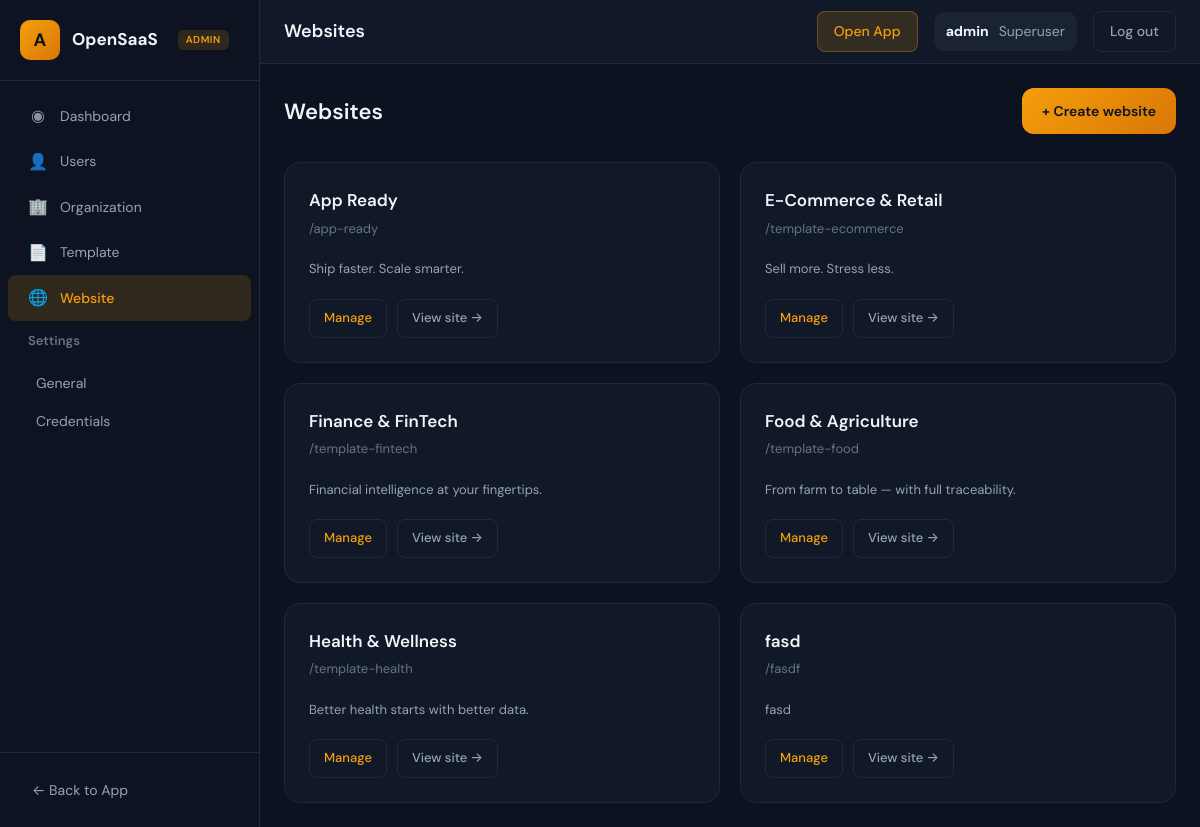
The app's page /admin_app/websites/ (signed in) with its own data.
### admin_app/models.py (models this page shows, shortened)
class Website(models.Model):
    NICHE_CHOICES = [(k, v["label"]) for k, v in NICHE_PRESETS.items()]
    name       = models.CharField(max_length=255)
    slug       = models.SlugField(max_length=80, unique=True,
                                  help_text='URL-friendly identifier')
    is_default = models.BooleanField(
        default=False,
        help_text='When enabled, this is the main website shown to visitors'
    )
    tagline    = models.CharField(max_length=255, blank=True)
    niche = models.CharField(
        max_length=40,
        choices=NICHE_CHOICES,
        default='common_saas',
        help_text='Niche preset used to auto-populate sections and theme. Common SaaS is app-ready.',
    )
    theme_overrides = models.JSONField(
        default=dict, blank=True,
        help_text='JSON dict that overrides individual theme CSS variables.',
    )
    created_at = models.DateTimeField(auto_now_add=True)
    updated_at = models.DateTimeField(auto_now=True)
    class Meta:
        ordering = ['-is_default', 'name']
    @property
    def preset(self):
        """Return the full NICHE_PRESETS dict entry for this website."""
        return NICHE_PRESETS.get(self.niche, NICHE_PRESETS['custom'])

### admin_app/views.py (the view)
# urls.py: path('websites/', views.AdminWebsiteListView.as_view(), name='admin_website_list'),
class AdminWebsiteListView(SuperuserRequiredMixin, LoginRequiredMixin, TemplateView):
    template_name = 'admin/website_list.html'
    def get(self, request, *args, **kwargs):
        websites = Website.objects.all().order_by('-is_default', 'name')
        return render(request, self.template_name, {'websites': websites})

### admin_app/views.py (called while the page is built)
    def test_func(self):
        return self.request.user.is_authenticated and self.request.user.is_superuser

### templates/admin/website_list.html (shortened to what this page needs)
{% extends "admin_app/base.html" %}
{% load static %}
{% block navbar_title %}Websites{% endblock %}
{% block content %}
<div class="admin-page-header" style="display: flex; flex-wrap: wrap; align-items: center; justify-content: space-between; gap: 16px; margin-bottom: 28px;">
    <h1 style="font-size: 22px; font-weight: 600; color: var(--admin-text);">Websites</h1>
    <a href="{% url 'admin_website_create' %}" style="
        display: inline-flex; align-items: center; gap: 8px; padding: 12px 20px; font-size: 14px; font-weight: 600; font-family: inherit;
        color: #0c1220; background: linear-gradient(135deg, var(--admin-accent), #d97706); border: none; border-radius: 12px; text-decoration: none;
    ">+ Create website</a>
</div>
<div class="website-cards" style="display: grid; grid-template-columns: repeat(auto-fill, minmax(300px, 1fr)); gap: 20px;">
    {% for site in websites %}
    <div style="
        background: var(--admin-surface); border: 1px solid var(--admin-border); border-radius: 16px; overflow: hidden;
        transition: border-color 0.2s, box-shadow 0.2s;
    " class="website-card">
        <div style="padding: 24px;">
            <div style="display: flex; align-items: flex-start; justify-content: space-between; gap: 12px;">
                <div style="min-width: 0;">
                    <h3 style="font-size: 17px; font-weight: 600; color: var(--admin-text); margin-bottom: 4px;">{{ site.name }}</h3>
                    <p style="font-size: 13px; color: var(--admin-text-muted); margin-bottom: 8px;">/{{ site.slug }}</p>
                </div>
            </div>
            {% if site.tagline %}
            <p style="font-size: 13px; color: var(--admin-text-secondary); margin-top: 12px; line-height: 1.5;">{{ site.tagline }}</p>
            {% endif %}
            <div style="margin-top: 20px; display: flex; gap: 10px; flex-wrap: wrap;">
                <a href="{% url 'admin_website_detail' site.pk %}" style="padding: 8px 14px; font-size: 13px; font-weight: 500; color: var(--admin-accent); text-decoration: none; border: 1px solid var(--admin-border); border-radius: 8px;">Manage</a>
                {% if site.is_default %}
                <a href="{% url 'home' %}" target="_blank" style="padding: 8px 14px; font-size: 13px; font-weight: 500; color: var(--admin-text-secondary); text-decoration: none; border: 1px solid var(--admin-border); border-radius: 8px;">View site →</a>
                {% else %}
                <a href="{% url 'public_website_by_slug' slug=site.slug %}" target="_blank" style="padding: 8px 14px; font-size: 13px; font-weight: 500; color: var(--admin-text-secondary); text-decoration: none; border: 1px solid var(--admin-border); border-radius: 8px;">View site →</a>
                {% endif %}
            </div>
        </div>
    </div>
    {% endfor %}
</div>
{% endblock %}

### templates/admin_app/base.html (shortened to what this page needs)
{% load static %}
<!DOCTYPE html>
<html lang="en">
<head>
</head>
<body>
    <aside class="admin-sidebar">
        <div class="sidebar-header">
            <a href="{% url 'admin_dashboard' %}" class="sidebar-brand">
                <span class="sidebar-logo">A</span>
                <span class="sidebar-brand-text">OpenSaaS</span>
                <span class="sidebar-badge">Admin</span>
            </a>
        </div>
        <nav class="sidebar-nav">
            <a href="{% url 'admin_dashboard' %}" class="menu-item {% if request.resolver_match.url_name == 'admin_dashboard' %}active{% endif %}">
                <span class="menu-item-icon">◉</span>
                <span>Dashboard</span>
            </a>
            <a href="{% url 'admin_users' %}" class="menu-item {% if request.resolver_match.url_name == 'admin_users' or request.resolver_match.url_name == 'admin_user_detail' %}active{% endif %}">
                <span class="menu-item-icon">👤</span>
                <span>Users</span>
            </a>
            <a href="{% url 'admin_organization_list' %}" class="menu-item {% if request.resolver_match.url_name == 'admin_organization_list' or request.resolver_match.url_name == 'admin_organization_detail' %}active{% endif %}">
                <span class="menu-item-icon">🏢</span>
                <span>Organization</span>
            </a>
            <a href="{% url 'admin_template_list' %}" class="menu-item ">
                <span class="menu-item-icon">📄</span>
                <span>Template</span>
            </a>
            <a href="{% url 'admin_website_list' %}" class="menu-item {% if request.resolver_match.url_name == 'admin_website_list' or request.resolver_match.url_name == 'admin_website_detail' or request.resolver_match.url_name == 'admin_website_create' %}active{% endif %}">
                <span class="menu-item-icon">🌐</span>
                <span>Website</span>
            </a>
            <div class="menu-group">
                <div class="menu-group-title">Settings</div>
                <div class="menu-group-content">
                    <a href="{% url 'admin_settings_general' %}" class="menu-group-item {% if request.resolver_match.url_name == 'admin_settings_general' %}active{% endif %}">General</a>
                    <a href="{% url 'admin_credentials' %}" class="menu-group-item {% if request.resolver_match.url_name == 'admin_credentials' %}active{% endif %}">Credentials</a>
                </div>
            </div>
        </nav>
        <div class="sidebar-footer">
            <a href="{% url 'list_organization' %}">← Back to App</a>
        </div>
    </aside>
    <main class="admin-main">
        <header class="admin-navbar">
            <div class="admin-navbar-left">
                <span class="admin-navbar-title">{% block navbar_title %}Admin Dashboard{% endblock %}</span>
            </div>
            <div class="admin-navbar-right">
                <a href="{% url 'list_organization' %}" class="btn-app">Open App</a>
                <div class="admin-user">
                    <strong>{{ request.user.get_username }}</strong>
                    <span>Superuser</span>
                </div>
                <a href="{% url 'superuser_logout' %}" class="btn-out">Log out</a>
            </div>
        </header>
        <div class="admin-content">
            {% block content %}{% endblock %}
        </div>
    </main>
</body>
</html>

### templates/admin_app/base.html (style rules this page uses)
* { margin: 0; padding: 0; box-sizing: border-box; }
:root { --admin-bg: #0c1220; --admin-surface: #111827; --admin-surface-hover: #1a2332; --admin-sidebar: #0d1321; --admin-border: #1e293b; --admin-accent: #f59e0b; --admin-accent-hover: #fbbf24; --admin-accent-muted: rgba(245, 158, 11, 0.15); --admin-text: #f1f5f9; --admin-text-secondary: #94a3b8; --admin-text-muted: #64748b; --admin-danger: #ef4444; --sidebar-width: 260px; }
body { font-family: 'DM Sans', -apple-system, BlinkMacSystemFont, sans-serif; background: var(--admin-bg); color: var(--admin-text); line-height: 1.6; min-height: 100vh; display: flex; }
.admin-sidebar { width: var(--sidebar-width); min-height: 100vh; background: var(--admin-sidebar); border-right: 1px solid var(--admin-border); display: flex; flex-direction: column; flex-shrink: 0; }
.sidebar-header { padding: 20px; border-bottom: 1px solid var(--admin-border); }
.sidebar-brand { display: flex; align-items: center; gap: 12px; text-decoration: none; color: inherit; }
.sidebar-logo { width: 40px; height: 40px; background: linear-gradient(135deg, var(--admin-accent), #d97706); border-radius: 10px; display: flex; align-items: center; justify-content: center; font-weight: 700; font-size: 18px; color: #0c1220; }
.sidebar-brand-text { font-weight: 700; font-size: 17px; color: var(--admin-text); }
.sidebar-badge { display: inline-block; margin-left: 8px; padding: 2px 8px; background: var(--admin-accent-muted); color: var(--admin-accent); font-size: 10px; font-weight: 600; text-transform: uppercase; letter-spacing: 0.05em; border-radius: 6px; }
.sidebar-nav { flex: 1; padding: 12px 0; overflow-y: auto; }
.menu-item { display: flex; align-items: center; gap: 12px; padding: 10px 20px; font-size: 14px; color: var(--admin-text-secondary); text-decoration: none; border-radius: 0; margin: 0 8px; border-radius: 8px; transition: background 0.2s, color 0.2s; }
.menu-item.active { background: var(--admin-accent-muted); color: var(--admin-accent); font-weight: 500; }
.menu-item-icon { width: 20px; text-align: center; font-size: 16px; opacity: 0.9; }
.menu-group { margin-bottom: 4px; }
.menu-group-title { padding: 10px 20px; font-size: 13px; font-weight: 600; color: var(--admin-text-muted); margin: 0 8px; border-radius: 8px; }
.menu-group-content { padding: 2px 8px 8px 20px; }
.menu-group-item { display: block; padding: 8px 16px; font-size: 14px; color: var(--admin-text-secondary); text-decoration: none; border-radius: 8px; transition: background 0.2s, color 0.2s; }
.sidebar-footer { padding: 16px 20px; border-top: 1px solid var(--admin-border); }
.sidebar-footer a { display: flex; align-items: center; gap: 10px; padding: 10px 12px; color: var(--admin-text-secondary); text-decoration: none; font-size: 14px; border-radius: 8px; transition: background 0.2s, color 0.2s; }
.admin-main { flex: 1; display: flex; flex-direction: column; min-width: 0; }
.admin-navbar { height: 64px; background: var(--admin-surface); border-bottom: 1px solid var(--admin-border); display: flex; align-items: center; justify-content: space-between; padding: 0 24px; flex-shrink: 0; }
.admin-navbar-left { display: flex; align-items: center; gap: 16px; }
.admin-navbar-title { font-size: 18px; font-weight: 600; color: var(--admin-text); }
.admin-navbar-right { display: flex; align-items: center; gap: 16px; }
.admin-user { display: flex; align-items: center; gap: 10px; padding: 8px 12px; background: var(--admin-surface-hover); border-radius: 10px; font-size: 14px; color: var(--admin-text-secondary); }
.admin-user strong { color: var(--admin-text); }
.admin-navbar .btn-out { padding: 8px 16px; font-size: 14px; font-weight: 500; color: var(--admin-text-secondary); background: transparent; border: 1px solid var(--admin-border); border-radius: 8px; text-decoration: none; cursor: pointer; transition: all 0.2s; font-family: inherit; }
.admin-navbar .btn-app { padding: 8px 16px; font-size: 14px; font-weight: 500; color: var(--admin-accent); background: var(--admin-accent-muted); border: 1px solid rgba(245, 158, 11, 0.3); border-radius: 8px; text-decoration: none; transition: all 0.2s; }
.admin-content { flex: 1; padding: 24px; overflow-y: auto; }

### records on screen
Website: name "App Ready", slug "app-ready", tagline "Ship faster. Scale smarter.", is_default "View site →"
Website: name "E-Commerce & Retail", slug "template-ecommerce", tagline "Sell more. Stress less.", is_default "View site →"
Website: name "Finance & FinTech", slug "template-fintech", tagline "Financial intelligence at your fingertips.", is_default "View site →"
Website: name "Food & Agriculture", slug "template-food", tagline "From farm to table — with full traceability.", is_default "View site →"
Website: name "Health & Wellness", slug "template-health", tagline "Better health starts with better data.", is_default "View site →"
Website: name "fasd", slug "fasdf", tagline "fasd", is_default "View site →"

### other values on screen
{{ request.user.get_username }} "admin"
